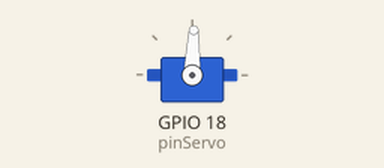
The sketch below on a simulated ESP32. On the bench: servo.

Above: at 0.05 s.
At 19.25 s:
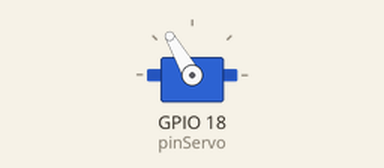
Timing chart, 0 to 27.7 s (numbered marks = the images above):
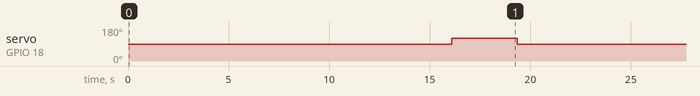

The sketch:

servo2_360.ino
```cpp
#include <Servo.h>

Servo miServo;

const int pinServo = 18; // Pin GPIO al que está conectado el servo

void setup()
{
  miServo.attach(pinServo);
}

void loop() {
  // Giro sentido horario
  miServo.write(88);   // 90 grados
  delay(810);

  miServo.write(90); //Detener
  delay(2000);

  // Giro sentido horario
  miServo.write(88);   // 180 grados
  delay(1620);

  miServo.write(90); //Detener
  delay(2000);

  miServo.write(88);   // 270 grados
  delay(2430);

  miServo.write(90); //Detener
  delay(2000);

  miServo.write(88);   // 360 grados
  delay(3240);

  miServo.write(90); //Detener
  delay(2000);

  miServo.write(120);   // 3 Giros
  delay(3240);

  miServo.write(90); //Detener
  delay(2000);
}
```

Measured:
- by itself, servo on GPIO 18 (pinServo): repeats every 21.3 s: 88° 1.6 s, 90° 2.0 s, 88° 2.4 s, 90° 2.0 s, 88° 3.2 s, 90° 2.0 s, 120° 3.2 s, 90° 2.0 s, 88° 0.81 s, 90° 2.0 s
